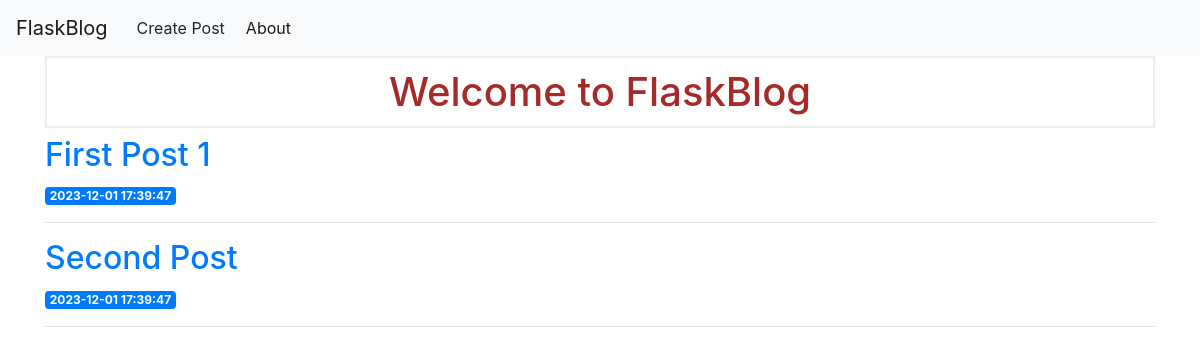
Before: / with the older database file.
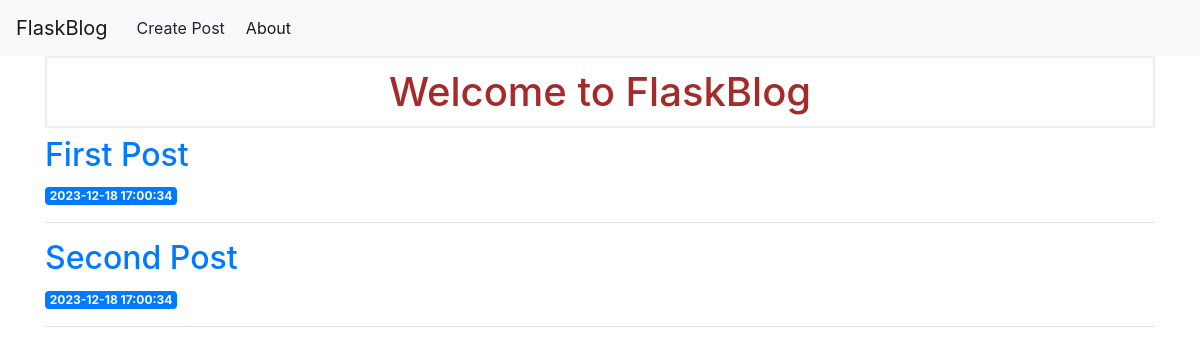
After: the same page with the newer database file.
### tables this page shows
CREATE TABLE posts (
    id INTEGER PRIMARY KEY AUTOINCREMENT,
    created TIMESTAMP NOT NULL DEFAULT CURRENT_TIMESTAMP,
    title TEXT NOT NULL,
    content TEXT NOT NULL
);

### main.py (the view)
@app.route("/")
def index():
  conn = get_db_connection()
  posts = conn.execute("SELECT * FROM posts").fetchall()
  conn.close()
  return render_template("index.html", posts=posts)

### main.py (called while the page is built)
def get_db_connection():
  conn = sqlite3.connect("database.db")
  conn.row_factory = sqlite3.Row
  return conn

### templates/index.html (shortened to what this page needs)
<!DOCTYPE html>
<html lang="en">
<head>
    <link rel="stylesheet" href="{{url_for('static', filename='style.css') }}">
</head>
<body>
{% extends 'base.html' %}
{% block content %}
<h1>{% block title %} Welcome to FlaskBlog {% endblock %}</h1>
{% for post in posts %}
<a href="{{ url_for('post', post_id=post['id']) }}">
<h2>{{ post['title'] }}</h2>
</a>
<span class="badge badge-primary">{{ post['created'] }}</span>
<hr>
{% endfor %}
{% endblock %}

### templates/base.html (shortened to what this page needs)
<!doctype html>
<html lang="en">
<head>
<link rel="stylesheet" href="https://stackpath.bootstrapcdn.com/bootstrap/4.3.1/css/bootstrap.min.css">
</head>
<body>
<nav class="navbar navbar-expand-md navbar-light bg-light">
    <a class="navbar-brand" href="{{ url_for('index')}}">FlaskBlog</a>
    <div class="collapse navbar-collapse" id="navbarNav">
        <button class="btn" type="button" onclick="window.location.href='{{ url_for('create') }}';">Create Post</button>
    <ul class="navbar-nav">
        <li class="nav-item active">
            <a class="nav-link" href="#">About</a>
        </li>
    </ul>
    </div>
</nav>
<div class="container">
    {% block content %} {% endblock %}
</div>
</body>
</html>

### static/style.css (style rules this page uses)
h1 { border: 2px #eee solid; color: brown; text-align: center; padding: 10px; }

Changed rows visible on the page:
changed posts: title "First Post 1" → "First Post"; created "2023-12-01 17:39:47" → "2023-12-18 17:00:34"
changed posts "Second Post": created "2023-12-01 17:39:47" → "2023-12-18 17:00:34"
